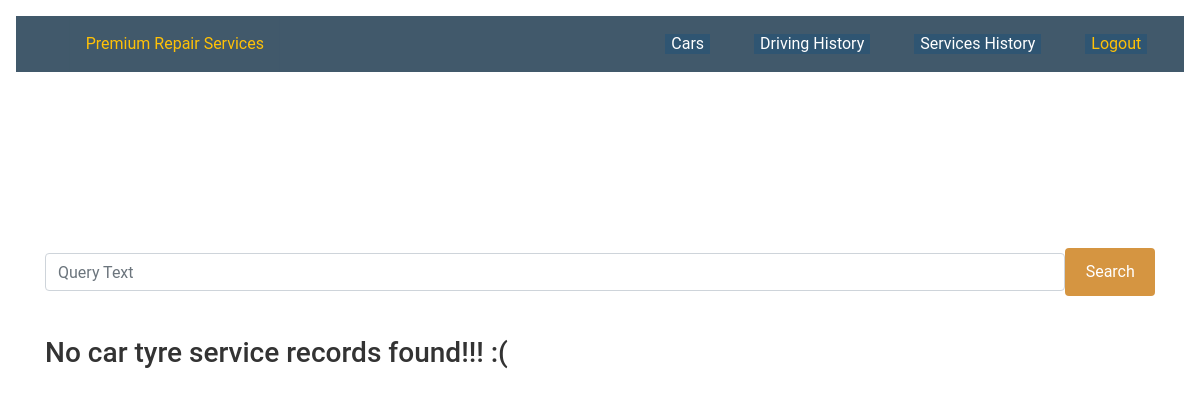
Before: /services/tyre-service-list/ (signed in) with the older database file.
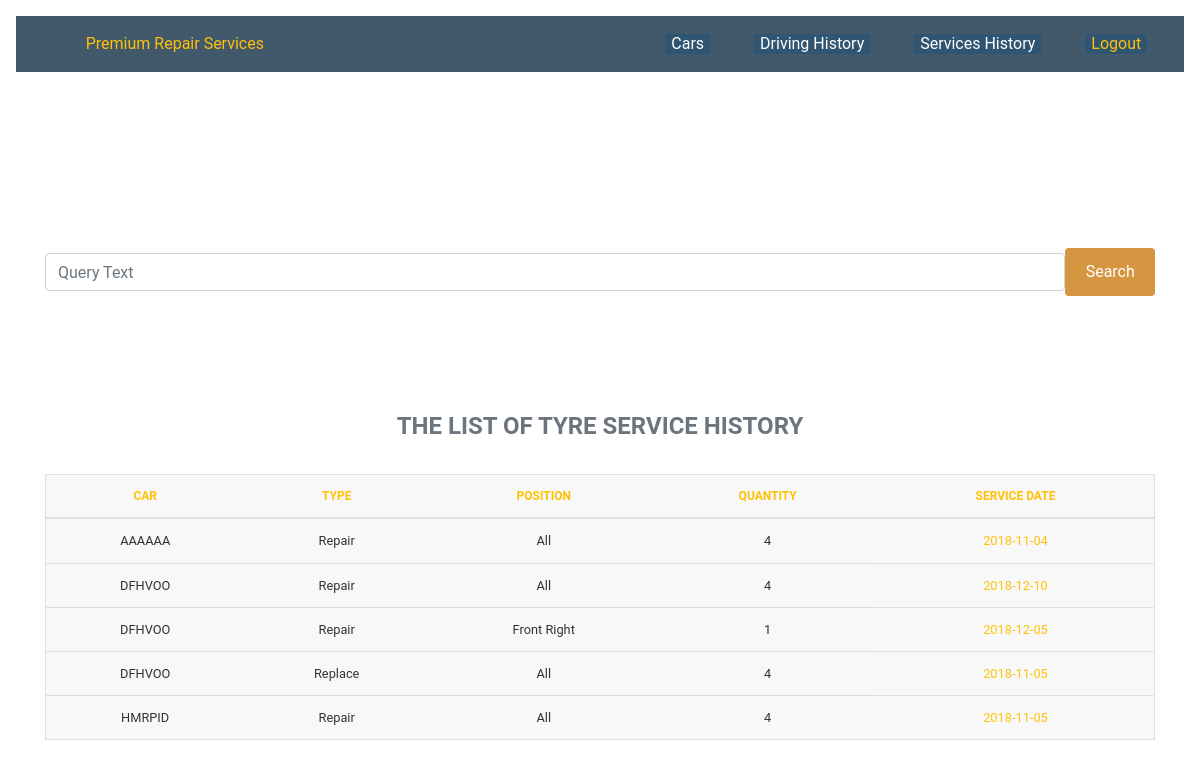
After: the same page with the newer database file.
### services/models.py (models this page shows)
class TyreRecord(models.Model):
    def get_contract_upload_path(instance, filename):
        file_name, file_extension = os.path.splitext(filename)
        return 'reports/{0}_{1}{2}'.format(instance.car, instance.last_service_at, file_extension)
    car = models.ForeignKey('cars.car', on_delete=models.CASCADE, related_name='tyre_history')
    SERVICE_CHOICES  = ( ('Repair', 'Repaired'), ('Replace', 'Replaced'), )
    service_type     = models.CharField(max_length=32, choices=SERVICE_CHOICES, default='Repair')
    POSITION_CHOICES = ( ('FL', 'Front Left'), ('FR', 'Front Right'),
                         ('RL', 'Rear Left'),  ('RR', 'Rear Right'),
                         ('FT', 'Front Two'),  ('RT', 'Rear Two'), ('A', 'All'),
                       )
    tyre_position    = models.CharField(max_length=32, choices=POSITION_CHOICES, default='A')
    number           = models.PositiveIntegerField(default=4)
    last_service_at  = models.DateField(default='2018-11-05')
    service_report   = models.FileField(upload_to=get_contract_upload_path)
    file_upload_date = models.DateField(auto_now_add=True)

### cars/models.py (models this page shows)
class Car(models.Model):
    def get_contract_upload_path(instance, filename):
        file_name, file_extension = os.path.splitext(filename)
        return 'contracts/{0}_{1}{2}'.format(instance.rego, instance.lease_start_date, file_extension)
    make               = models.CharField(max_length=128)
    year               = models.CharField(max_length=32, choices=YEARS, default='2016')
    model              = models.CharField(max_length=128)
    type               = models.CharField(max_length=256)
    color              = models.CharField(max_length=64, default='White')
    rego               = models.CharField(max_length=128, unique=True)
    engine_no          = models.CharField(max_length=256, unique=True)
    vin                = models.CharField(max_length=256, unique=True)
    transmission       = models.CharField(max_length=256)
    options            = models.CharField(max_length=256, blank=True)
    maintenance_status = models.CharField(max_length=256)
    lease_start_date   = models.DateField(default='2018-02-14')
    lease_term         = models.PositiveIntegerField(default=36)
    rental             = models.DecimalField(max_digits=10, decimal_places=2, default=1500)
    distance_restrict  = models.DecimalField(max_digits=10, decimal_places=2, default=210000)
    start_odometer     = models.DecimalField(max_digits=10, decimal_places=2, default=0)
    excess_kmcharge    = models.DecimalField(max_digits=10, decimal_places=2, default=0.12)
    default_interest   = models.DecimalField(max_digits=10, decimal_places=2, default=0.18)
    LESSOR_CHOICES     = ( ('S', 'Street Fleet'), ('P', 'PRS Owned'), )
    lessor             = models.CharField(max_length=8, choices=LESSOR_CHOICES, default='S')
    STATUS_CHOICES     = ( ('A', 'Active'), ('S', 'In Service'), ('I', 'In Idle'), )
    status             = models.CharField(max_length=8, choices=STATUS_CHOICES, default='A')
    rego_exp           = models.DateField(default='2019-06-30')
    insurer            = models.CharField(max_length=128, default='AAMI')
    policy_num         = models.CharField(max_length=128, default='P12345678')
    insurance_exp      = models.DateField(default='2019-06-30')
    fuel_efficiency    = models.DecimalField(max_digits=10, decimal_places=2, default=10)
    contract           = models.FileField(upload_to=get_contract_upload_path)
    file_upload_date   = models.DateField(auto_now=True)
    def __str__(self):
        return self.rego
    class Meta:
        ordering = ['rego']

### services/views.py (the view)
# urls.py: path('tyre-service-list/', views.TyreServiceList.as_view(), name='tyre_service_list')
class TyreServiceList(generic.ListView):
    paginate_by = 100
    template_name = 'services/tyre_service_list.html'
    context_object_name='tyre_service_list'
    def get_queryset(self):
        query = self.request.GET.get('search')
        order_by = self.request.GET.get('order_by')
        if not order_by:
            qs = TyreRecord.objects.all().order_by('car__rego', '-last_service_at')
        else:
            qs = TyreRecord.objects.all().order_by(order_by)
        if query is not None:
            search_condition = Q(car__rego__icontains=query)|Q(last_service_at__icontains=query)
            return qs.filter(search_condition)
        else:
            return qs
    def get_context_data(self, **kwargs):
        context = super(TyreServiceList, self).get_context_data(**kwargs)
        paginator = Paginator(self.get_queryset(), self.paginate_by)
        page = self.request.GET.get('page')
        try:
            servicerecord_page = paginator.page(page)
        except PageNotAnInteger:
            servicerecord_page = paginator.page(1)
        except EmptyPage:
            servicerecord_page = paginator.page(paginator.num_pages)
        context['tyre_service_list'] = servicerecord_page
        return context

### services/templates/services/tyre_service_list.html (shortened to what this page needs)
{% extends "base.html" %}
{% block content %}
<div class="container">
  {% if request.user.is_authenticated %}
    <br><br>
    <div class="form-group ">
      <form class="form-inline justify-content-center">
          <input class="form-control rounded col s12 16" type="search" name="search" placeholder="Query Text"> </input>
          <button type="submit" class="btn btn--orange">Search</button>
      </form>
    </div>
    <br>
    {% if tyre_service_list %}
      <table class="table">
        <br>
        <caption class="table__caption"> The List of Tyre Service History  </caption>
        <br>
        <thead class="table__thead">
          <tr class="table__tr">
            <th class="table__th" scope="col"><a href="?order_by=car__rego">Car</a></th>
            <th class="table__th" scope="col"><a href="?order_by=service_type">Type</a></th>
            <th class="table__th" scope="col"><a href="?order_by=tyre_position">Position</a></th>
            <th class="table__th" scope="col"><a href="?order_by=number">Quantity</a></th>
            <th class="table__th" scope="col"><a href="?order_by=last_service_at">Service Date</a></th>
          </tr>
        </thead>
          {% for service in tyre_service_list %}
              <tr class="table__tr">
                  <td class="table__td" data-label="Car">{{ service.car }}</td>
                  <td class="table__td" data-label="Type">{{ service.service_type }}</td>
                  <td class="table__td" data-label="Position">{{ service.get_tyre_position_display }}</td>
                  <td class="table__td" data-label="Quantity">{{ service.number }}</td>
                  <td class="table__td" data-label="Service Date"><a href="{{ service.service_report.url }}">{{ service.last_service_at|date:'Y-m-d' }}</a></td>
              </tr>
          {% endfor %}
      </table>
    {% else %}
      <h3>No car tyre service records found!!! :(</h3>
    {% endif %}
  {% else %}
    <h2> Please Login First !</h2>
  {% endif %}
</div>
{% endblock %}

Changed rows visible on the page:
added TyreRecord: car "AAAAAA", service_type "Repair", tyre_position "All", number "4", last_service_at "2018-11-04"
added TyreRecord: car "DFHVOO", service_type "Repair", tyre_position "All", number "4", last_service_at "2018-12-10"
added TyreRecord: car "DFHVOO", service_type "Repair", tyre_position "Front Right", number "1", last_service_at "2018-12-05"
added TyreRecord: car "DFHVOO", service_type "Replace", tyre_position "All", number "4", last_service_at "2018-11-05"
added TyreRecord: car "HMRPID", service_type "Repair", tyre_position "All", number "4", last_service_at "2018-11-05"
Other visible differences:
text no longer shown: "No car tyre service records found!!! :("
text now shown: "THE LIST OF TYRE SERVICE HISTORY CAR TYPE POSITION QUANTITY SERVICE DATE"
